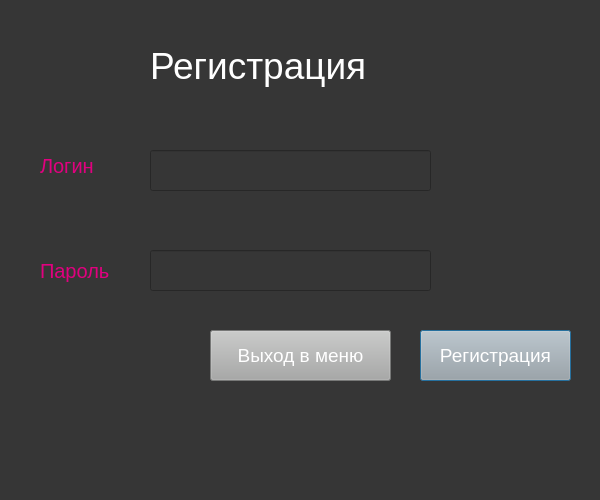
<?xml version="1.0" encoding="UTF-8"?>
<ui version="4.0">
 <class>Dialog</class>
 <widget class="QDialog" name="Dialog">
  <property name="geometry">
   <rect>
    <x>0</x>
    <y>0</y>
    <width>600</width>
    <height>500</height>
   </rect>
  </property>
  <property name="minimumSize">
   <size>
    <width>600</width>
    <height>500</height>
   </size>
  </property>
  <property name="maximumSize">
   <size>
    <width>600</width>
    <height>500</height>
   </size>
  </property>
  <property name="windowTitle">
   <string>Dialog</string>
  </property>
  <property name="styleSheet">
   <string notr="true">background-color: rgb(54,54,54)
</string>
  </property>
  <widget class="QLabel" name="label">
   <property name="geometry">
    <rect>
     <x>150</x>
     <y>30</y>
     <width>281</width>
     <height>71</height>
    </rect>
   </property>
   <property name="styleSheet">
    <string notr="true">color:rgb(255,255,255);
font-size:28pt</string>
   </property>
   <property name="text">
    <string>Регистрация</string>
   </property>
  </widget>
  <widget class="QLabel" name="label_2">
   <property name="geometry">
    <rect>
     <x>40</x>
     <y>150</y>
     <width>71</width>
     <height>31</height>
    </rect>
   </property>
   <property name="styleSheet">
    <string notr="true">font-size:15pt;
color:rgb(225,0,127)</string>
   </property>
   <property name="text">
    <string>Логин</string>
   </property>
  </widget>
  <widget class="QLineEdit" name="log_in">
   <property name="geometry">
    <rect>
     <x>150</x>
     <y>150</y>
     <width>281</width>
     <height>41</height>
    </rect>
   </property>
   <property name="styleSheet">
    <string notr="true">font-size:14pt;
color:rgb(243,243,243)</string>
   </property>
  </widget>
  <widget class="QLabel" name="label_3">
   <property name="geometry">
    <rect>
     <x>40</x>
     <y>250</y>
     <width>91</width>
     <height>41</height>
    </rect>
   </property>
   <property name="styleSheet">
    <string notr="true">font-size:15pt;
color:rgb(225,0,127)</string>
   </property>
   <property name="text">
    <string>Пароль</string>
   </property>
  </widget>
  <widget class="QLineEdit" name="password">
   <property name="geometry">
    <rect>
     <x>150</x>
     <y>250</y>
     <width>281</width>
     <height>41</height>
    </rect>
   </property>
   <property name="styleSheet">
    <string notr="true">font-size:14pt;
color:rgb(243,243,243)</string>
   </property>
  </widget>
  <widget class="QPushButton" name="signup_button">
   <property name="geometry">
    <rect>
     <x>420</x>
     <y>330</y>
     <width>151</width>
     <height>51</height>
    </rect>
   </property>
   <property name="styleSheet">
    <string notr="true">background-color:rgb(167,168,167);
font-size:14pt;
color:rgb(255,255,255)</string>
   </property>
   <property name="text">
    <string>Регистрация</string>
   </property>
  </widget>
  <widget class="QPushButton" name="exit_button">
   <property name="geometry">
    <rect>
     <x>210</x>
     <y>330</y>
     <width>181</width>
     <height>51</height>
    </rect>
   </property>
   <property name="styleSheet">
    <string notr="true">background-color:rgb(167,168,167);
font-size:14pt;
color:rgb(255,255,255)</string>
   </property>
   <property name="text">
    <string>Выход в меню</string>
   </property>
  </widget>
 </widget>
 <resources/>
 <connections/>
</ui>
